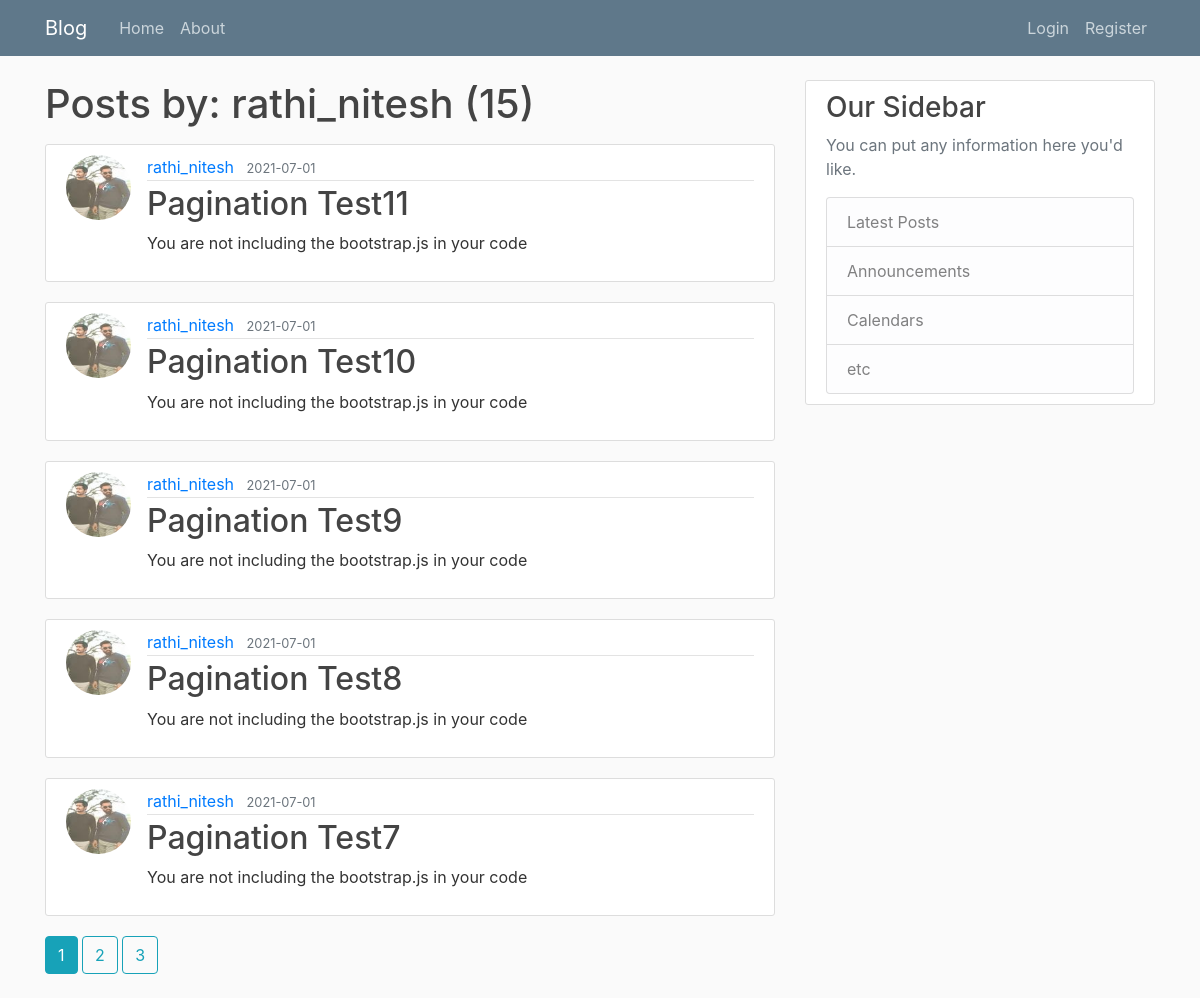
/user/rathi_nitesh, run on an earlier commit of the app's database.
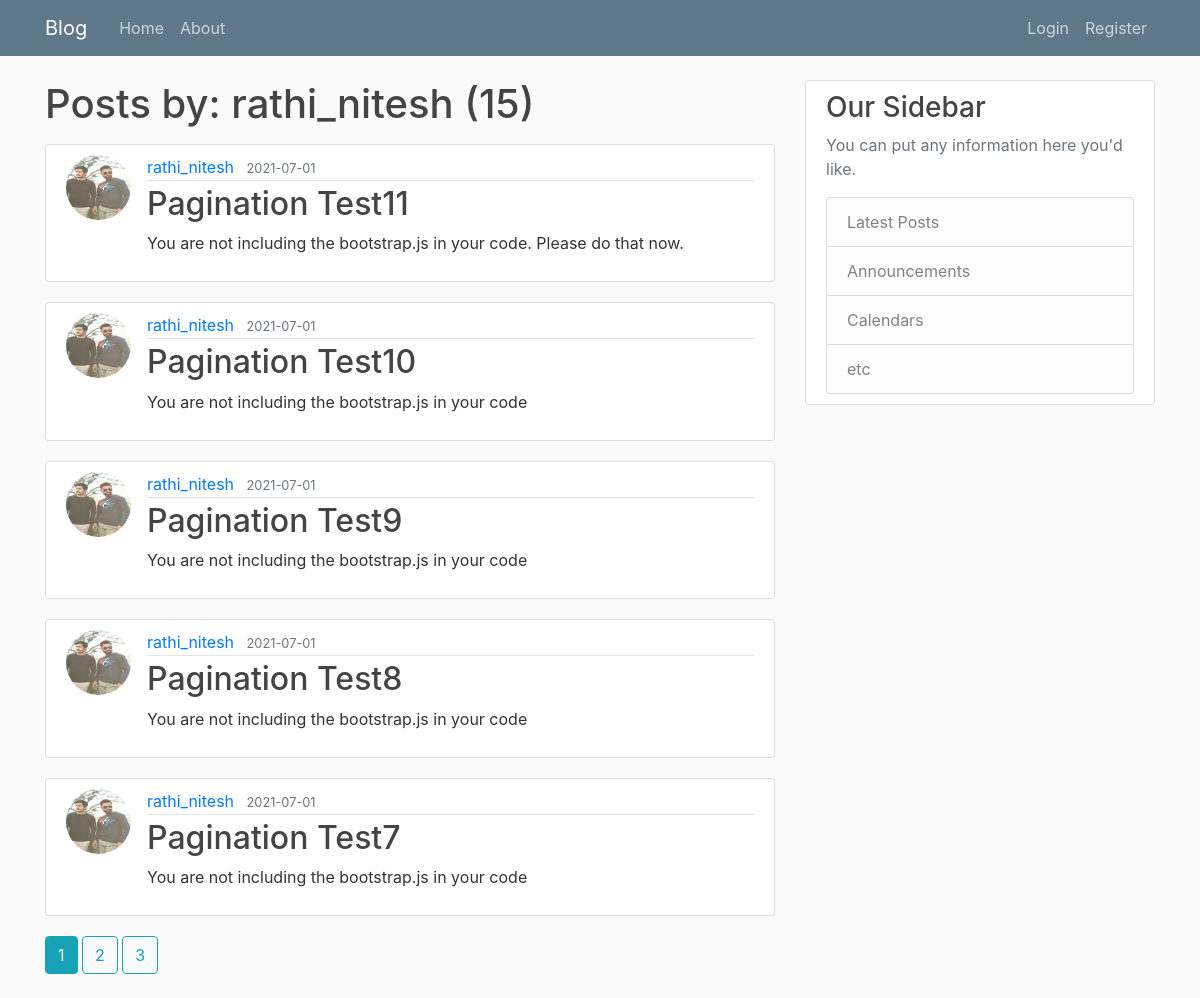
And on a later commit of the database.
### blogger/models.py (models this page shows, shortened)
class Post(db.Model):
    id = db.Column(db.Integer, primary_key=True)
    title = db.Column(db.String(20), nullable=False)
    date_posted = db.Column(db.DateTime, nullable=False, default=datetime.utcnow)
    content = db.Column(db.Text, nullable=False)
    user_id = db.Column(db.Integer, db.ForeignKey('user.id'), nullable=False)

class User(db.Model, UserMixin):
    id = db.Column(db.Integer, primary_key=True)
    username = db.Column(db.String(20), unique=True, nullable=False)
    email = db.Column(db.String(120), unique=True, nullable=False)
    image_file = db.Column(db.String(20), nullable=False, default='default_image.jpg')
    password = db.Column(db.String(60), nullable=False)
    posts = db.relationship('Post', backref='author', lazy=True)

### blogger/users/routes.py (the view)
@users.route('/user/<string:username>')
def user_posts(username):
    page = request.args.get('page', 1, type=int)
    user = User.query.filter_by(username=username).first_or_404()
    posts = Post.query.filter_by(author=user).order_by(Post.date_posted.desc()).paginate(per_page=5, page=page)
    return render_template("user_posts.html", posts=posts, user=user)

### blogger/templates/user_posts.html
{% extends "layout.html" %}
{% block content %}
    <h1 class="mb-3">Posts by: {{ user.username }} ({{ posts.total }})</h1>
    {% for post in posts.items %}
        <article class="media content-section">
          <img class="rounded-circle article-img" src="{{ url_for('static', filename='profile_pics/' +
          post.author.image_file) }}">
          <div class="media-body">
            <div class="article-metadata">
              <a class="mr-2" href="{{ url_for('users.user_posts', username=post.author.username) }}">
                  {{ post.author.username }}</a>
              <small class="text-muted">{{ post.date_posted.strftime('%Y-%m-%d') }}</small>
            </div>
            <h2><a class="article-title" href="{{ url_for('posts.view_post', idx=post.id) }}">{{ post.title }}</a></h2>
            <p class="article-content">{{ post.content }}</p>
          </div>
        </article>
    {% endfor %}
    {% for page_num in posts.iter_pages(left_edge=1, right_edge=1, left_current=1, right_current=2) %}
        {% if page_num %}
            {% if posts.page == page_num %}
                <a class="btn btn-info mb-4" href="{{ url_for('users.user_posts', username=user.username,
                page=page_num) }}">{{ page_num }}</a>
            {% else %}
                <a class="btn btn-outline-info mb-4" href="{{ url_for('users.user_posts', username=user.username,
                page=page_num) }}">{{ page_num }}</a>
            {% endif %}
        {% else %}
            ...
        {% endif %}
    {% endfor %}
{% endblock content %}

What changed in the data, as far as the page shows it:
changed Post "Pagination Test11": content "You are not including the bootstrap.js in your code" → "You are not including the bootstrap.js in your code. Please do that now."
